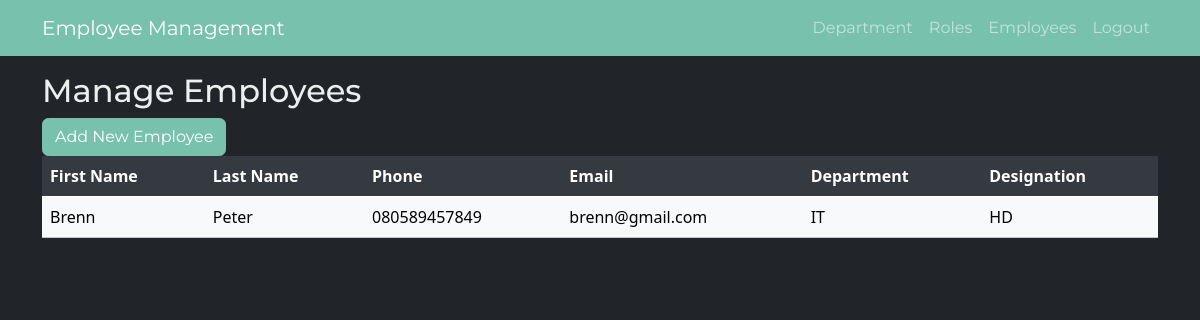
/show_all, run on an earlier commit of the app's database.
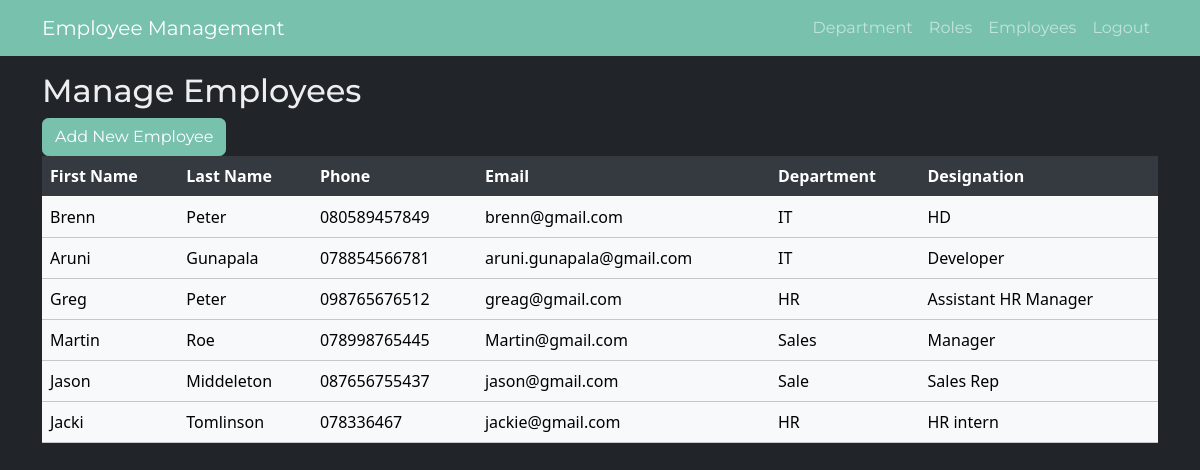
And on a later commit of the database.
### app.py (models this page shows)
class employees(db.Model):
   id = db.Column('eid', db.Integer, primary_key = True, autoincrement = True)
   firstName = db.Column(db.String(100))
   lastName = db.Column(db.String(100))
   phone = db.Column(db.String(50))
   email = db.Column(db.String(200))
   department = db.Column(db.Integer())
   designation = db.Column(db.Integer())
   uid = db.Column(db.Integer())

### app.py (the view)
@app.route('/show_all')
def show_all():
   return render_template('employees.html', employees = employees.query.all() )

### templates/employees.html (shortened to what this page needs)
<!doctype html>
<html lang="en" data-bs-theme="dark">
<head>
  <link href="https://cdn.jsdelivr.net/npm/bootstrap@5.0.2/dist/css/bootstrap.min.css" rel="stylesheet"
>
  <link rel="stylesheet" href="{{url_for('static', filename='bootstrap.css')}}">
  <link rel="stylesheet" href="https://cdn.jsdelivr.net/npm/bootstrap-icons@1.11.2/font/bootstrap-icons.css">
</head>
<body>
  <div class="navbar navbar-expand-lg fixed-top bg-primary" data-bs-theme="dark">
    <div class="container">
      <a href="dashboard" class="navbar-brand">Employee Management</a>
      <div class="collapse navbar-collapse" id="navbarResponsive">
        <ul class="navbar-nav ms-md-auto">
          <li class="nav-item">
            <a class="nav-link" href="departments.html">Department</a>
          </li>
          <li class="nav-item">
            <a class="nav-link" href="roles.html">Roles</a>
          </li>
          <li class="nav-item">
            <a class="nav-link" href="allemployees">Employees</a>
          </li>
          <li class="nav-item">
            <a class="nav-link" href="index.html">Logout</a>
          </li>
        </ul>
      </div>
    </div>
  </div>
  <div class="container">
    <br>
    <br>
    <br>
    <div class="row">
      <div class="bs-component">
        <h2>Manage Employees</h2>
      </div>
      <div class="bs-component">
        <a class="btn btn-primary" href="newemployee" role="button">Add New Employee</a>
      </div>
      <div class="col">
        <table class="table table-light">
          <thead class="table-dark">
            <tr>
              <th scope="col">First Name</th>
              <th scope="col">Last Name</th>
              <th scope="col">Phone</th>
              <th scope="col">Email</th>
              <th scope="col">Department</th>
              <th scope="col">Designation</th>
            </tr>
          </thead>
          <tbody>
            {% for employee in employees %}
            <tr>
              <td>{{employee.firstName}}</td>
              <td>{{employee.lastName}}</td>
              <td>{{employee.phone}}</td>
              <td>{{employee.email}}</td>
              <td>{{employee.department}}</td>
              <td>{{employee.designation}}</td>
              </tr>
            {% endfor %}
          </tbody>
        </table>
      </div>
    </div>
  </div>
</body>
</html>

What changed in the data, as far as the page shows it:
added employees: firstName "Aruni", lastName "Gunapala", phone "078854566781", email "aruni.gunapala@gmail.com", department "IT", designation "Developer"
added employees: firstName "Greg", lastName "Peter", phone "098765676512", email "greag@gmail.com", department "HR", designation "Assistant HR Manager"
added employees: firstName "Martin", lastName "Roe", phone "078998765445", email "Martin@gmail.com", department "Sales", designation "Manager"
added employees: firstName "Jason", lastName "Middeleton", phone "087656755437", email "jason@gmail.com", department "Sale", designation "Sales Rep"
added employees: firstName "Jacki", lastName "Tomlinson", phone "078336467", email "jackie@gmail.com", department "HR", designation "HR intern"
